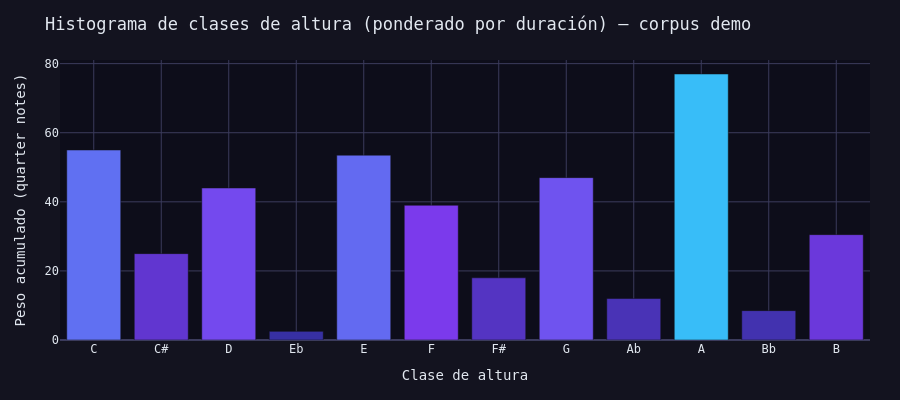

Write notebook code for a chart like this one.
### Code cell
# ── 2.3 Pitch-Class Histogram ─────────────────────────────────────────────────
#
# Calculamos la distribución de clases de altura (0=C … 11=B) para el corpus
# completo, ponderada por duración de cada nota (igual que Krumhansl-Schmuckler).

pc_histogram = Counter()

for sc in scores_raw.values():
    for n in sc.flatten().getElementsByClass(note.Note):
        pc  = n.pitch.pitchClass          # clase de altura 0-11
        dur = float(n.duration.quarterLength)
        pc_histogram[pc] += dur

# Construimos un DataFrame ordenado de C a B
df_pc = pd.DataFrame({
    'Nota':    NOTE_NAMES,
    'Peso':    [pc_histogram.get(i, 0.0) for i in range(12)],
})

# Gráfico de barras con gradiente neon morado→azul
fig = go.Figure(
    go.Bar(
        x=df_pc['Nota'],
        y=df_pc['Peso'],
        marker=dict(
            color=df_pc['Peso'],
            colorscale=[[0, '#3730A3'], [0.5, '#7C3AED'], [1, '#38BDF8']],
            showscale=False,
        ),
    )
)
fig.update_layout(
    **BASE_LAYOUT,
    title='Histograma de clases de altura (ponderado por duración) — corpus demo',
    xaxis_title='Clase de altura',
    yaxis_title='Peso acumulado (quarter notes)',
    height=400,
)
fig.show()

### Figure 1 — Plotly figure (JSON) as saved in the notebook; plotly's stock layout.template omitted (floating-point values rounded to 4 significant figures)
{"data": [{"marker": {"color": [55.0, 25.0, 44.0, 2.5, 53.5, 39.0, 18.0, 47.0, 12.0, 77.0, 8.5, 30.5], "colorscale": [[0, "#3730A3"], [0.5, "#7C3AED"], [1, "#38BDF8"]], "showscale": false}, "type": "bar", "x": ["C", "C#", "D", "Eb", "E", "F", "F#", "G", "Ab", "A", "Bb", "B"], "y": [55.0, 25.0, 44.0, 2.5, 53.5, 39.0, 18.0, 47.0, 12.0, 77.0, 8.5, 30.5]}], "layout": {"font": {"color": "#E2E8F0", "family": "monospace"}, "height": 400, "margin": {"b": 60, "l": 60, "r": 30, "t": 60}, "paper_bgcolor": "#13131F", "plot_bgcolor": "#0D0D1A", "title": {"text": "Histograma de clases de altura (ponderado por duración) — corpus demo"}, "xaxis": {"gridcolor": "#3B3B5C", "title": {"text": "Clase de altura"}, "zerolinecolor": "#3B3B5C"}, "yaxis": {"gridcolor": "#3B3B5C", "title": {"text": "Peso acumulado (quarter notes)"}, "zerolinecolor": "#3B3B5C"}}}
